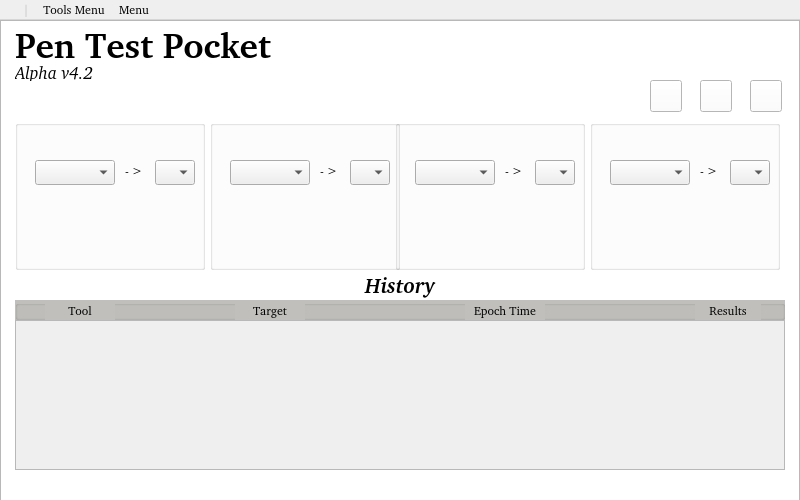
<?xml version="1.0" encoding="UTF-8"?>
<ui version="4.0">
 <class>PTP</class>
 <widget class="QMainWindow" name="PTP">
  <property name="windowModality">
   <enum>Qt::NonModal</enum>
  </property>
  <property name="enabled">
   <bool>true</bool>
  </property>
  <property name="geometry">
   <rect>
    <x>0</x>
    <y>0</y>
    <width>800</width>
    <height>500</height>
   </rect>
  </property>
  <property name="minimumSize">
   <size>
    <width>800</width>
    <height>500</height>
   </size>
  </property>
  <property name="maximumSize">
   <size>
    <width>1206</width>
    <height>683</height>
   </size>
  </property>
  <property name="font">
   <font>
    <family>Bitstream Charter</family>
   </font>
  </property>
  <property name="windowTitle">
   <string>PenTestPocket</string>
  </property>
  <property name="windowIcon">
   <iconset theme="Dark">
    <normaloff>../../../.designer/backup</normaloff>../../../.designer/backup</iconset>
  </property>
  <property name="whatsThis">
   <string/>
  </property>
  <property name="autoFillBackground">
   <bool>false</bool>
  </property>
  <property name="styleSheet">
   <string notr="true"/>
  </property>
  <property name="documentMode">
   <bool>false</bool>
  </property>
  <property name="tabShape">
   <enum>QTabWidget::Rounded</enum>
  </property>
  <widget class="QWidget" name="centralwidget">
   <property name="cursor">
    <cursorShape>ArrowCursor</cursorShape>
   </property>
   <property name="styleSheet">
    <string notr="true"/>
   </property>
   <widget class="QLabel" name="penTestPocketLabel">
    <property name="geometry">
     <rect>
      <x>15</x>
      <y>5</y>
      <width>261</width>
      <height>41</height>
     </rect>
    </property>
    <property name="font">
     <font>
      <family>Bitstream Charter</family>
      <pointsize>26</pointsize>
      <weight>75</weight>
      <bold>true</bold>
     </font>
    </property>
    <property name="text">
     <string>Pen Test Pocket</string>
    </property>
   </widget>
   <widget class="QLabel" name="penTestPocketLabel_Version">
    <property name="enabled">
     <bool>true</bool>
    </property>
    <property name="geometry">
     <rect>
      <x>15</x>
      <y>45</y>
      <width>131</width>
      <height>16</height>
     </rect>
    </property>
    <property name="font">
     <font>
      <family>Bitstream Charter</family>
      <pointsize>13</pointsize>
      <weight>50</weight>
      <italic>true</italic>
      <bold>false</bold>
     </font>
    </property>
    <property name="text">
     <string>Alpha v4.2</string>
    </property>
   </widget>
   <widget class="QGraphicsView" name="background">
    <property name="enabled">
     <bool>true</bool>
    </property>
    <property name="geometry">
     <rect>
      <x>0</x>
      <y>0</y>
      <width>800</width>
      <height>500</height>
     </rect>
    </property>
   </widget>
   <widget class="QPushButton" name="terminalButton">
    <property name="geometry">
     <rect>
      <x>750</x>
      <y>60</y>
      <width>32</width>
      <height>32</height>
     </rect>
    </property>
    <property name="cursor">
     <cursorShape>PointingHandCursor</cursorShape>
    </property>
    <property name="toolTip">
     <string>Open Terminal</string>
    </property>
    <property name="styleSheet">
     <string notr="true">background-color: rgb(255, 255, 255);
</string>
    </property>
    <property name="text">
     <string/>
    </property>
    <property name="icon">
     <iconset>
      <normaloff>../src/icons/tempTerminal.png</normaloff>../src/icons/tempTerminal.png</iconset>
    </property>
    <property name="iconSize">
     <size>
      <width>20</width>
      <height>20</height>
     </size>
    </property>
   </widget>
   <widget class="QPushButton" name="changePinsButton">
    <property name="geometry">
     <rect>
      <x>650</x>
      <y>60</y>
      <width>32</width>
      <height>32</height>
     </rect>
    </property>
    <property name="cursor">
     <cursorShape>PointingHandCursor</cursorShape>
    </property>
    <property name="toolTip">
     <string>Change pinned Tools</string>
    </property>
    <property name="styleSheet">
     <string notr="true">background-color: rgb(255, 255, 255);</string>
    </property>
    <property name="text">
     <string/>
    </property>
    <property name="icon">
     <iconset>
      <normaloff>../src/icons/tempPin.png</normaloff>../src/icons/tempPin.png</iconset>
    </property>
    <property name="iconSize">
     <size>
      <width>20</width>
      <height>20</height>
     </size>
    </property>
   </widget>
   <widget class="QPushButton" name="logButton">
    <property name="enabled">
     <bool>true</bool>
    </property>
    <property name="geometry">
     <rect>
      <x>700</x>
      <y>60</y>
      <width>32</width>
      <height>32</height>
     </rect>
    </property>
    <property name="cursor">
     <cursorShape>PointingHandCursor</cursorShape>
    </property>
    <property name="toolTip">
     <string>Open User Logs</string>
    </property>
    <property name="styleSheet">
     <string notr="true">background-color: rgb(255, 255, 255);</string>
    </property>
    <property name="text">
     <string/>
    </property>
    <property name="icon">
     <iconset>
      <normaloff>../src/icons/tempLogs.png</normaloff>../src/icons/tempLogs.png</iconset>
    </property>
    <property name="iconSize">
     <size>
      <width>20</width>
      <height>20</height>
     </size>
    </property>
   </widget>
   <widget class="QGroupBox" name="pinnedToolOne">
    <property name="geometry">
     <rect>
      <x>15</x>
      <y>100</y>
      <width>190</width>
      <height>150</height>
     </rect>
    </property>
    <property name="toolTip">
     <string/>
    </property>
    <property name="title">
     <string/>
    </property>
    <widget class="QComboBox" name="pinnedToolOneSelector">
     <property name="geometry">
      <rect>
       <x>20</x>
       <y>40</y>
       <width>80</width>
       <height>25</height>
      </rect>
     </property>
     <property name="toolTip">
      <string/>
     </property>
    </widget>
    <widget class="QLabel" name="conditionalArrowOne">
     <property name="geometry">
      <rect>
       <x>110</x>
       <y>40</y>
       <width>21</width>
       <height>21</height>
      </rect>
     </property>
     <property name="text">
      <string>- &gt;</string>
     </property>
    </widget>
    <widget class="QComboBox" name="conditionalSelectorOne">
     <property name="geometry">
      <rect>
       <x>140</x>
       <y>40</y>
       <width>40</width>
       <height>25</height>
      </rect>
     </property>
    </widget>
   </widget>
   <widget class="QGroupBox" name="pinnedToolThree">
    <property name="geometry">
     <rect>
      <x>395</x>
      <y>100</y>
      <width>190</width>
      <height>150</height>
     </rect>
    </property>
    <property name="toolTip">
     <string/>
    </property>
    <property name="title">
     <string/>
    </property>
    <widget class="QComboBox" name="pinnedToolThreeSelector">
     <property name="geometry">
      <rect>
       <x>20</x>
       <y>40</y>
       <width>80</width>
       <height>25</height>
      </rect>
     </property>
    </widget>
    <widget class="QLabel" name="conditionalArrowThree">
     <property name="geometry">
      <rect>
       <x>110</x>
       <y>40</y>
       <width>21</width>
       <height>21</height>
      </rect>
     </property>
     <property name="text">
      <string>- &gt;</string>
     </property>
    </widget>
    <widget class="QComboBox" name="conditionalSelectorThree">
     <property name="geometry">
      <rect>
       <x>140</x>
       <y>40</y>
       <width>40</width>
       <height>25</height>
      </rect>
     </property>
    </widget>
   </widget>
   <widget class="QGroupBox" name="pinnedToolTwo">
    <property name="geometry">
     <rect>
      <x>210</x>
      <y>100</y>
      <width>190</width>
      <height>150</height>
     </rect>
    </property>
    <property name="toolTip">
     <string/>
    </property>
    <property name="title">
     <string/>
    </property>
    <widget class="QComboBox" name="pinnedToolTwoSelector">
     <property name="geometry">
      <rect>
       <x>20</x>
       <y>40</y>
       <width>80</width>
       <height>25</height>
      </rect>
     </property>
    </widget>
    <widget class="QLabel" name="conditionalArrowTwo">
     <property name="geometry">
      <rect>
       <x>110</x>
       <y>40</y>
       <width>21</width>
       <height>21</height>
      </rect>
     </property>
     <property name="text">
      <string>- &gt;</string>
     </property>
    </widget>
    <widget class="QComboBox" name="conditionalSelectorTwo">
     <property name="geometry">
      <rect>
       <x>140</x>
       <y>40</y>
       <width>40</width>
       <height>25</height>
      </rect>
     </property>
    </widget>
   </widget>
   <widget class="QGroupBox" name="pinnedToolFour">
    <property name="geometry">
     <rect>
      <x>590</x>
      <y>100</y>
      <width>190</width>
      <height>150</height>
     </rect>
    </property>
    <property name="toolTip">
     <string/>
    </property>
    <property name="title">
     <string/>
    </property>
    <widget class="QComboBox" name="pinnedToolFourSelector">
     <property name="geometry">
      <rect>
       <x>20</x>
       <y>40</y>
       <width>80</width>
       <height>25</height>
      </rect>
     </property>
    </widget>
    <widget class="QLabel" name="conditionalArrowFour">
     <property name="geometry">
      <rect>
       <x>110</x>
       <y>40</y>
       <width>21</width>
       <height>21</height>
      </rect>
     </property>
     <property name="text">
      <string>- &gt;</string>
     </property>
    </widget>
    <widget class="QComboBox" name="conditionalSelectorFour">
     <property name="geometry">
      <rect>
       <x>140</x>
       <y>40</y>
       <width>40</width>
       <height>25</height>
      </rect>
     </property>
    </widget>
   </widget>
   <widget class="QGroupBox" name="historySection">
    <property name="geometry">
     <rect>
      <x>15</x>
      <y>250</y>
      <width>770</width>
      <height>200</height>
     </rect>
    </property>
    <property name="font">
     <font>
      <family>Bitstream Charter</family>
      <pointsize>16</pointsize>
      <weight>75</weight>
      <italic>true</italic>
      <bold>true</bold>
     </font>
    </property>
    <property name="title">
     <string>History</string>
    </property>
    <property name="alignment">
     <set>Qt::AlignCenter</set>
    </property>
    <property name="flat">
     <bool>false</bool>
    </property>
    <property name="checkable">
     <bool>false</bool>
    </property>
    <widget class="QGroupBox" name="historyHeader">
     <property name="geometry">
      <rect>
       <x>0</x>
       <y>30</y>
       <width>770</width>
       <height>20</height>
      </rect>
     </property>
     <property name="cursor">
      <cursorShape>ArrowCursor</cursorShape>
     </property>
     <property name="styleSheet">
      <string notr="true">background-color: rgb(192, 191, 188);</string>
     </property>
     <property name="title">
      <string/>
     </property>
     <widget class="QLabel" name="toolNameLabel">
      <property name="geometry">
       <rect>
        <x>30</x>
        <y>0</y>
        <width>70</width>
        <height>20</height>
       </rect>
      </property>
      <property name="font">
       <font>
        <family>Bitstream Charter</family>
        <pointsize>9</pointsize>
       </font>
      </property>
      <property name="toolTip">
       <string>Tool Name Column</string>
      </property>
      <property name="text">
       <string>Tool</string>
      </property>
      <property name="alignment">
       <set>Qt::AlignCenter</set>
      </property>
     </widget>
     <widget class="QLabel" name="targetLabel">
      <property name="geometry">
       <rect>
        <x>220</x>
        <y>0</y>
        <width>70</width>
        <height>20</height>
       </rect>
      </property>
      <property name="font">
       <font>
        <family>Bitstream Charter</family>
        <pointsize>9</pointsize>
       </font>
      </property>
      <property name="toolTip">
       <string>Entry variable (IP address, binary, etc.)</string>
      </property>
      <property name="text">
       <string>Target</string>
      </property>
      <property name="alignment">
       <set>Qt::AlignCenter</set>
      </property>
     </widget>
     <widget class="QLabel" name="epochLabel">
      <property name="geometry">
       <rect>
        <x>450</x>
        <y>0</y>
        <width>80</width>
        <height>20</height>
       </rect>
      </property>
      <property name="font">
       <font>
        <family>Bitstream Charter</family>
        <pointsize>9</pointsize>
       </font>
      </property>
      <property name="toolTip">
       <string>The Epoch time of this test</string>
      </property>
      <property name="text">
       <string>Epoch Time</string>
      </property>
      <property name="alignment">
       <set>Qt::AlignCenter</set>
      </property>
     </widget>
     <widget class="QLabel" name="resultsLabel">
      <property name="geometry">
       <rect>
        <x>680</x>
        <y>0</y>
        <width>66</width>
        <height>20</height>
       </rect>
      </property>
      <property name="font">
       <font>
        <family>Bitstream Charter</family>
        <pointsize>9</pointsize>
       </font>
      </property>
      <property name="toolTip">
       <string>Link to result of execution</string>
      </property>
      <property name="text">
       <string>Results</string>
      </property>
      <property name="alignment">
       <set>Qt::AlignCenter</set>
      </property>
     </widget>
    </widget>
    <widget class="QScrollArea" name="historyDataSection">
     <property name="geometry">
      <rect>
       <x>0</x>
       <y>50</y>
       <width>770</width>
       <height>150</height>
      </rect>
     </property>
     <property name="widgetResizable">
      <bool>true</bool>
     </property>
     <widget class="QWidget" name="scrollAreaWidgetContents">
      <property name="geometry">
       <rect>
        <x>0</x>
        <y>0</y>
        <width>768</width>
        <height>148</height>
       </rect>
      </property>
     </widget>
    </widget>
   </widget>
   <zorder>background</zorder>
   <zorder>penTestPocketLabel</zorder>
   <zorder>penTestPocketLabel_Version</zorder>
   <zorder>terminalButton</zorder>
   <zorder>changePinsButton</zorder>
   <zorder>logButton</zorder>
   <zorder>pinnedToolOne</zorder>
   <zorder>pinnedToolThree</zorder>
   <zorder>pinnedToolTwo</zorder>
   <zorder>pinnedToolFour</zorder>
   <zorder>historySection</zorder>
  </widget>
  <widget class="QMenuBar" name="menuBar">
   <property name="geometry">
    <rect>
     <x>0</x>
     <y>0</y>
     <width>800</width>
     <height>24</height>
    </rect>
   </property>
   <property name="defaultUp">
    <bool>false</bool>
   </property>
   <widget class="QMenu" name="menuTools">
    <property name="enabled">
     <bool>true</bool>
    </property>
    <property name="title">
     <string>Tools Menu</string>
    </property>
    <widget class="QMenu" name="menuService_Scanning">
     <property name="enabled">
      <bool>true</bool>
     </property>
     <property name="title">
      <string>Service Scanning</string>
     </property>
     <property name="separatorsCollapsible">
      <bool>false</bool>
     </property>
     <addaction name="actionNmap"/>
     <addaction name="actionNetcat"/>
     <addaction name="actionSMBClient"/>
     <addaction name="actionSNMPWalk"/>
     <addaction name="actiononesixtyone"/>
    </widget>
    <widget class="QMenu" name="menuWeb_Enumeration">
     <property name="title">
      <string>Web Enumeration</string>
     </property>
     <addaction name="actionGobuster"/>
     <addaction name="actioncurl"/>
     <addaction name="actionWhatweb"/>
    </widget>
    <widget class="QMenu" name="menuPublic_Exploits">
     <property name="title">
      <string>Public Exploits</string>
     </property>
     <addaction name="actionMetasploit"/>
     <addaction name="actionSearchsploit"/>
    </widget>
    <widget class="QMenu" name="menuPassword_Cracking">
     <property name="title">
      <string>Password Cracking</string>
     </property>
     <addaction name="actionHashcat"/>
     <addaction name="actionJohn_the_Ripper"/>
    </widget>
    <widget class="QMenu" name="menuHashing">
     <property name="title">
      <string>Hashing</string>
     </property>
     <addaction name="actionSHA_1"/>
     <addaction name="actionSHA_256"/>
     <addaction name="actionMD5"/>
     <addaction name="actionCRC_32"/>
     <addaction name="actionRIPEMD_160"/>
     <addaction name="actionShake_256"/>
    </widget>
    <widget class="QMenu" name="menuEncoding_Decoding">
     <property name="title">
      <string>Encoding/Decoding</string>
     </property>
     <widget class="QMenu" name="menuHexadecimal_to">
      <property name="title">
       <string>Hexadecimal to..</string>
      </property>
      <addaction name="actionHextoBin"/>
      <addaction name="actionHextoDec"/>
      <addaction name="actionHextoBase64"/>
      <addaction name="actionHextoText"/>
     </widget>
     <widget class="QMenu" name="menuBinary_to">
      <property name="title">
       <string>Binary to..</string>
      </property>
      <addaction name="actionBintoHex"/>
      <addaction name="actionBintoDec"/>
      <addaction name="actionBintoBase64"/>
      <addaction name="actionBintoText"/>
     </widget>
     <widget class="QMenu" name="menuDecimal_to">
      <property name="title">
       <string>Decimal to..</string>
      </property>
      <addaction name="actionDectoBin"/>
      <addaction name="actionDectoHex"/>
      <addaction name="actionDectoBase64"/>
      <addaction name="actionDectoText"/>
     </widget>
     <widget class="QMenu" name="menuBase64_to">
      <property name="title">
       <string>Base64 to..</string>
      </property>
      <addaction name="actionBase64toBin"/>
      <addaction name="actionBase64toHex"/>
      <addaction name="actionBase64toDec"/>
      <addaction name="actionBase64toText"/>
     </widget>
     <widget class="QMenu" name="menuText_to">
      <property name="title">
       <string>Text to..</string>
      </property>
      <addaction name="actionTexttoBin"/>
      <addaction name="actionTexttoHex"/>
      <addaction name="actionTexttoDec"/>
      <addaction name="actionTexttoBase64"/>
     </widget>
     <addaction name="menuBinary_to"/>
     <addaction name="menuHexadecimal_to"/>
     <addaction name="menuDecimal_to"/>
     <addaction name="menuBase64_to"/>
     <addaction name="menuText_to"/>
    </widget>
    <addaction name="menuService_Scanning"/>
    <addaction name="separator"/>
    <addaction name="menuWeb_Enumeration"/>
    <addaction name="separator"/>
    <addaction name="menuPublic_Exploits"/>
    <addaction name="separator"/>
    <addaction name="menuPassword_Cracking"/>
    <addaction name="separator"/>
    <addaction name="menuEncoding_Decoding"/>
    <addaction name="separator"/>
    <addaction name="menuHashing"/>
   </widget>
   <widget class="QMenu" name="menuMenu">
    <property name="title">
     <string>Menu</string>
    </property>
    <widget class="QMenu" name="menuDisplay">
     <property name="title">
      <string>Display</string>
     </property>
     <addaction name="actionTheme"/>
     <addaction name="actionFullscreen"/>
    </widget>
    <widget class="QMenu" name="menuSound">
     <property name="title">
      <string>Sound</string>
     </property>
     <addaction name="actionNotification_Sounds"/>
     <addaction name="actionMaster_Volume"/>
    </widget>
    <widget class="QMenu" name="menuTerminal_Settings">
     <property name="title">
      <string>Terminal Settings</string>
     </property>
     <addaction name="actionBackground_Color"/>
     <addaction name="actionText_Color"/>
     <addaction name="actionFont"/>
    </widget>
    <addaction name="menuDisplay"/>
    <addaction name="separator"/>
    <addaction name="menuSound"/>
    <addaction name="separator"/>
    <addaction name="menuTerminal_Settings"/>
   </widget>
   <widget class="QMenu" name="menuSettings">
    <property name="focusPolicy">
     <enum>Qt::NoFocus</enum>
    </property>
    <property name="toolTip">
     <string>Settings</string>
    </property>
    <property name="title">
     <string/>
    </property>
    <property name="icon">
     <iconset>
      <normaloff>../src/icons/tempSettings.png</normaloff>../src/icons/tempSettings.png</iconset>
    </property>
    <addaction name="actionChange_Log"/>
    <addaction name="actionHelp"/>
   </widget>
   <widget class="QMenu" name="menuBarSeperator">
    <property name="enabled">
     <bool>false</bool>
    </property>
    <property name="title">
     <string>|</string>
    </property>
   </widget>
   <addaction name="menuSettings"/>
   <addaction name="menuBarSeperator"/>
   <addaction name="menuTools"/>
   <addaction name="menuMenu"/>
  </widget>
  <action name="actiontool1">
   <property name="text">
    <string>tool1</string>
   </property>
  </action>
  <action name="actionsettings">
   <property name="icon">
    <iconset>
     <normaloff>../../../.designer/src/icons/tempSettings.png</normaloff>../../../.designer/src/icons/tempSettings.png</iconset>
   </property>
   <property name="text">
    <string>settings</string>
   </property>
   <property name="toolTip">
    <string>Open the settings window</string>
   </property>
  </action>
  <action name="actionNmap">
   <property name="text">
    <string>Nmap</string>
   </property>
  </action>
  <action name="actionNetcat">
   <property name="text">
    <string>Netcat</string>
   </property>
  </action>
  <action name="actionSMBClient">
   <property name="text">
    <string>SMBClient</string>
   </property>
  </action>
  <action name="actionSNMPWalk">
   <property name="text">
    <string>SNMPWalk</string>
   </property>
  </action>
  <action name="actiononesixtyone">
   <property name="text">
    <string>onesixtyone</string>
   </property>
  </action>
  <action name="actionGobuster">
   <property name="text">
    <string>Gobuster</string>
   </property>
  </action>
  <action name="actioncurl">
   <property name="text">
    <string>curl</string>
   </property>
  </action>
  <action name="actionWhatweb">
   <property name="text">
    <string>Whatweb</string>
   </property>
  </action>
  <action name="actionMetasploit">
   <property name="text">
    <string>Metasploit</string>
   </property>
  </action>
  <action name="actionSearchsploit">
   <property name="text">
    <string>Searchsploit</string>
   </property>
  </action>
  <action name="actionHashcat">
   <property name="text">
    <string>Hashcat</string>
   </property>
  </action>
  <action name="actionJohn_the_Ripper">
   <property name="text">
    <string>John the Ripper</string>
   </property>
  </action>
  <action name="actionBintoHex">
   <property name="text">
    <string>Hexadecimal</string>
   </property>
   <property name="iconText">
    <string>Hexadecimal</string>
   </property>
   <property name="toolTip">
    <string>Binary -&gt; Hexadecimal</string>
   </property>
  </action>
  <action name="actionBintoDec">
   <property name="text">
    <string>Decimal</string>
   </property>
   <property name="toolTip">
    <string>Binary -&gt; Decimal</string>
   </property>
  </action>
  <action name="actionBintoBase64">
   <property name="text">
    <string>Base64</string>
   </property>
   <property name="toolTip">
    <string>Binary -&gt; Base64</string>
   </property>
  </action>
  <action name="actionBintoText">
   <property name="text">
    <string>Text</string>
   </property>
   <property name="toolTip">
    <string>Binary -&gt; Text</string>
   </property>
  </action>
  <action name="actionBintoUTF">
   <property name="text">
    <string>UTF</string>
   </property>
   <property name="toolTip">
    <string>Binary -&gt; UTF</string>
   </property>
  </action>
  <action name="actionHextoBin">
   <property name="text">
    <string>Binary</string>
   </property>
   <property name="toolTip">
    <string>Hexadecimal -&gt; Binary</string>
   </property>
  </action>
  <action name="actionHextoDec">
   <property name="text">
    <string>Decimal</string>
   </property>
   <property name="toolTip">
    <string>Hexadecimal -&gt; Decimal</string>
   </property>
  </action>
  <action name="actionHextoBase64">
   <property name="text">
    <string>Base64</string>
   </property>
   <property name="toolTip">
    <string>Hexadecimal -&gt; Base64</string>
   </property>
  </action>
  <action name="actionHextoText">
   <property name="text">
    <string>Text</string>
   </property>
   <property name="toolTip">
    <string>Hexadecimal -&gt; Text</string>
   </property>
  </action>
  <action name="actionHextoUTF">
   <property name="text">
    <string>UTF</string>
   </property>
   <property name="toolTip">
    <string>Hexadecimal -&gt; UTF</string>
   </property>
  </action>
  <action name="actionDectoBin">
   <property name="text">
    <string>Binary</string>
   </property>
   <property name="toolTip">
    <string>Decimal -&gt; Binary</string>
   </property>
  </action>
  <action name="actionDectoHex">
   <property name="text">
    <string>Hexadecimal</string>
   </property>
   <property name="toolTip">
    <string>Decimal -&gt; Hexadecimal</string>
   </property>
  </action>
  <action name="actionDectoBase64">
   <property name="text">
    <string>Base64</string>
   </property>
   <property name="toolTip">
    <string>Decimal -&gt; Base64</string>
   </property>
  </action>
  <action name="actionDectoText">
   <property name="text">
    <string>Text</string>
   </property>
   <property name="toolTip">
    <string>Decimal -&gt; Text</string>
   </property>
  </action>
  <action name="actionDectoUTF">
   <property name="text">
    <string>UTF</string>
   </property>
   <property name="toolTip">
    <string>Decimal -&gt; UTF</string>
   </property>
  </action>
  <action name="actionBase64toBin">
   <property name="text">
    <string>Binary</string>
   </property>
   <property name="toolTip">
    <string>Base64 -&gt; Binary</string>
   </property>
  </action>
  <action name="actionBase64toHex">
   <property name="text">
    <string>Hexadecimal</string>
   </property>
   <property name="toolTip">
    <string>Base64 -&gt; Hexadecimal</string>
   </property>
  </action>
  <action name="actionBase64toDec">
   <property name="text">
    <string>Decimal</string>
   </property>
   <property name="toolTip">
    <string>Base64 -&gt; Decimal</string>
   </property>
  </action>
  <action name="actionBase64toText">
   <property name="text">
    <string>Text</string>
   </property>
   <property name="toolTip">
    <string>Base64 -&gt; Text</string>
   </property>
  </action>
  <action name="actionBase64toUTF">
   <property name="text">
    <string>UTF</string>
   </property>
   <property name="toolTip">
    <string>Base64 -&gt; UTF</string>
   </property>
  </action>
  <action name="actionTexttoBin">
   <property name="text">
    <string>Binary</string>
   </property>
   <property name="toolTip">
    <string>Text -&gt; Binary</string>
   </property>
  </action>
  <action name="actionTexttoHex">
   <property name="text">
    <string>Hexadecimal</string>
   </property>
   <property name="toolTip">
    <string>Text -&gt; Hexadecimal</string>
   </property>
  </action>
  <action name="actionTexttoDec">
   <property name="text">
    <string>Decimal</string>
   </property>
   <property name="toolTip">
    <string>Text -&gt; Decimal</string>
   </property>
  </action>
  <action name="actionTexttoBase64">
   <property name="text">
    <string>Base64</string>
   </property>
   <property name="toolTip">
    <string>Text -&gt; Base64</string>
   </property>
  </action>
  <action name="actionASCIItoUTF">
   <property name="text">
    <string>UTF</string>
   </property>
   <property name="toolTip">
    <string>ASCII -&gt; UTF</string>
   </property>
  </action>
  <action name="actionUTFtoBin">
   <property name="text">
    <string>Binary</string>
   </property>
   <property name="toolTip">
    <string>UTF -&gt; Binary</string>
   </property>
  </action>
  <action name="actionUTFtoHex">
   <property name="text">
    <string>Hexadecimal</string>
   </property>
   <property name="toolTip">
    <string>UTF -&gt; Hexadecimal</string>
   </property>
  </action>
  <action name="actionUTFtoDec">
   <property name="text">
    <string>Decimal</string>
   </property>
   <property name="toolTip">
    <string>UTF -&gt; Decimal</string>
   </property>
  </action>
  <action name="actionUTFtoBase64">
   <property name="text">
    <string>Base64</string>
   </property>
   <property name="toolTip">
    <string>UTF -&gt; Base64</string>
   </property>
  </action>
  <action name="actionUTFtoASCII">
   <property name="text">
    <string>ASCII</string>
   </property>
   <property name="toolTip">
    <string>UTF -&gt; ASCII</string>
   </property>
  </action>
  <action name="actionSHA_1">
   <property name="text">
    <string>SHA-1</string>
   </property>
  </action>
  <action name="actionSHA_256">
   <property name="text">
    <string>SHA-256</string>
   </property>
  </action>
  <action name="actionMD5">
   <property name="text">
    <string>MD5</string>
   </property>
  </action>
  <action name="actionCRC_32">
   <property name="text">
    <string>CRC-32</string>
   </property>
  </action>
  <action name="actionRIPEMD_160">
   <property name="text">
    <string>RIPEMD-160</string>
   </property>
  </action>
  <action name="actionShake_256">
   <property name="text">
    <string>Shake256</string>
   </property>
  </action>
  <action name="actionChange_Log">
   <property name="text">
    <string>Change Log</string>
   </property>
  </action>
  <action name="actionHelp">
   <property name="text">
    <string>Help</string>
   </property>
  </action>
  <action name="actionTheme">
   <property name="text">
    <string>Theme</string>
   </property>
  </action>
  <action name="actionFullscreen">
   <property name="text">
    <string>Fullscreen</string>
   </property>
  </action>
  <action name="actionNotification_Sounds">
   <property name="text">
    <string>Notification Sounds</string>
   </property>
  </action>
  <action name="actionMaster_Volume">
   <property name="text">
    <string>Master Volume</string>
   </property>
  </action>
  <action name="actionBackground_Color">
   <property name="text">
    <string>Background Color</string>
   </property>
  </action>
  <action name="actionText_Color">
   <property name="text">
    <string>Text Color</string>
   </property>
  </action>
  <action name="actionFont">
   <property name="text">
    <string>Font</string>
   </property>
  </action>
 </widget>
 <resources/>
 <connections/>
</ui>
